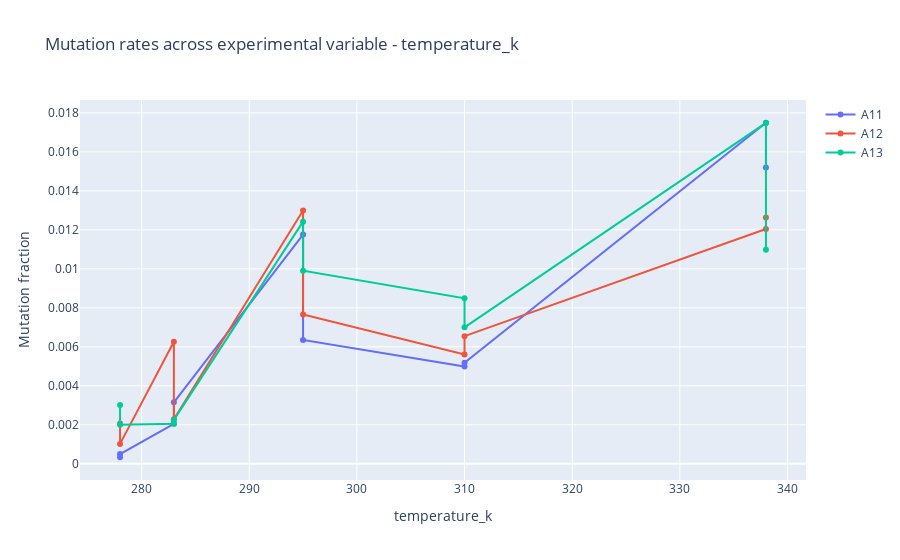

The notebook cell this image was saved under:
### Code cell
study.experimental_variable_across_samples(
    experimental_variable = 'temperature_k',
    reference = reference,
    section = 'ROI',
    base_type = ['A','C'],
    base_pairing = False
)['fig'].show()
study.experimental_variable_across_samples(
    experimental_variable = 'temperature_k',
    reference = reference,
    section = 'ROI',
)['data']

### Figure 1 — Plotly figure (JSON) as saved in the notebook; plotly's stock layout.template omitted (floating-point values rounded to 4 significant figures)
{"data": [{"hovertemplate": "<b>Experimental variable: %{x}<br>Mutation fraction: %{y}<extra></extra>", "mode": "lines+markers", "name": "A11", "text": "temperature_k", "type": "scatter", "x": [278, 278, 283, 283, 295, 295, 310, 310, 338, 338], "y": [0.0003355, 0.000501, 0.002049, 0.003155, 0.01176, 0.006349, 0.004993, 0.005186, 0.01749, 0.0152]}, {"hovertemplate": "<b>Experimental variable: %{x}<br>Mutation fraction: %{y}<extra></extra>", "mode": "lines+markers", "name": "A12", "text": "temperature_k", "type": "scatter", "x": [278, 278, 283, 283, 295, 295, 310, 310, 338, 338], "y": [0.002062, 0.001021, 0.006263, 0.002287, 0.01299, 0.007658, 0.005604, 0.006546, 0.01204, 0.01263]}, {"hovertemplate": "<b>Experimental variable: %{x}<br>Mutation fraction: %{y}<extra></extra>", "mode": "lines+markers", "name": "A13", "text": "temperature_k", "type": "scatter", "x": [278, 278, 283, 283, 295, 295, 310, 310, 338, 338], "y": [0.003019, 0.002003, 0.002049, 0.002251, 0.01242, 0.009905, 0.008487, 0.006999, 0.01749, 0.01098]}], "layout": {"title": {"text": "Mutation rates across experimental variable - temperature_k"}, "xaxis": {"title": {"text": "temperature_k"}}, "yaxis": {"title": {"text": "Mutation fraction"}}}}
